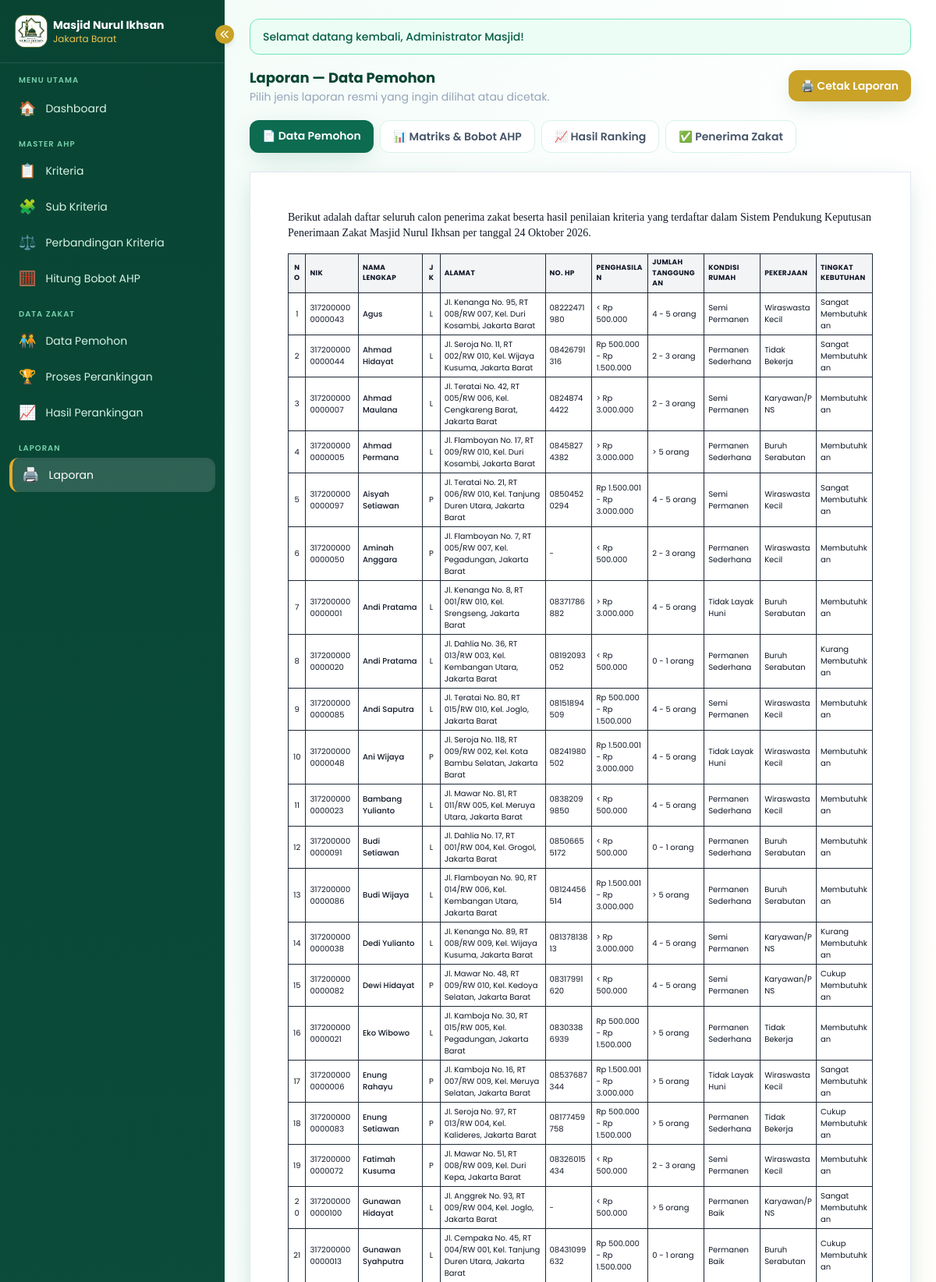
Screenshot of /laporan/index.php (signed in, upper part) with the database file from the repository.
### tables this page shows
CREATE TABLE kriteria (
    id INT AUTO_INCREMENT PRIMARY KEY,
    kode_kriteria VARCHAR(10) NOT NULL UNIQUE,
    nama_kriteria VARCHAR(100) NOT NULL,
    keterangan TEXT DEFAULT NULL,
    bobot_prioritas DECIMAL(10,5) NOT NULL DEFAULT 0,
    created_by INT DEFAULT NULL,
    created_at TIMESTAMP DEFAULT CURRENT_TIMESTAMP,
    updated_at TIMESTAMP DEFAULT CURRENT_TIMESTAMP ON UPDATE CURRENT_TIMESTAMP,
    CONSTRAINT fk_kriteria_user FOREIGN KEY (created_by) REFERENCES users(id) ON DELETE SET NULL
);

CREATE TABLE pemohon (
    id INT AUTO_INCREMENT PRIMARY KEY,
    nik VARCHAR(20) NOT NULL UNIQUE,
    nama VARCHAR(100) NOT NULL,
    jenis_kelamin ENUM('L','P') NOT NULL,
    tempat_lahir VARCHAR(50) DEFAULT NULL,
    tanggal_lahir DATE DEFAULT NULL,
    alamat TEXT NOT NULL,
    no_hp VARCHAR(20) DEFAULT NULL,
    status_pernikahan VARCHAR(30) DEFAULT NULL,
    input_oleh INT DEFAULT NULL,
    created_at TIMESTAMP DEFAULT CURRENT_TIMESTAMP,
    updated_at TIMESTAMP DEFAULT CURRENT_TIMESTAMP ON UPDATE CURRENT_TIMESTAMP,
    CONSTRAINT fk_pemohon_user FOREIGN KEY (input_oleh) REFERENCES users(id) ON DELETE SET NULL
);

### laporan/index.php (the view, shortened to what this page needs)
<?php
require_once __DIR__ . '/../config/database.php';
require_once __DIR__ . '/../includes/functions.php';
$jenis = $_GET['jenis'] ?? 'pemohon';
$daftarJenis = [
    'pemohon'  => ['label' => 'Data Pemohon',        'ikon' => '📄'],
    'matriks'  => ['label' => 'Matriks & Bobot AHP', 'ikon' => '📊'],
    'ranking'  => ['label' => 'Hasil Ranking',        'ikon' => '📈'],
    'penerima' => ['label' => 'Penerima Zakat',       'ikon' => '✅'],
];
require_once __DIR__ . '/../includes/header_laporan.php';
$daftarKriteria = $koneksi->query("SELECT * FROM kriteria ORDER BY id ASC")->fetchAll();
?>
<div class="flex flex-col md:flex-row md:items-center justify-between gap-3 mb-5 no-print">
  <div>
    <h2 class="text-lg font-bold text-masjid-800">Laporan &mdash; <?= bersihkan($daftarJenis[$jenis]['label']) ?></h2>
    <p class="text-sm text-slate-400">Pilih jenis laporan resmi yang ingin dilihat atau dicetak.</p>
  </div>
  <button onclick="window.print()" class="bg-gold-500 hover:bg-gold-600 text-white font-semibold text-sm px-4 py-2.5 rounded-xl shadow-soft">🖨️ Cetak Laporan</button>
</div>
<div class="flex flex-wrap gap-2 mb-6 no-print">
  <?php foreach ($daftarJenis as $key => $info): ?>
    <a href="?jenis=<?= $key ?>" class="px-4 py-2.5 rounded-xl text-sm font-semibold transition <?= $jenis === $key ? 'bg-masjid-600 text-white shadow-soft' : 'bg-white text-slate-600 border border-masjid-100 hover:bg-masjid-50' ?>">
      <?= $info['ikon'] ?> <?= $info['label'] ?>
    </a>
  <?php endforeach; ?>
</div>
<div class="bg-white shadow-soft border border-slate-200 p-8 md:p-12 print-area laporan-formal fade-in">
<?php if ($jenis === 'pemohon'):
    $daftarPemohon = $koneksi->query("SELECT * FROM pemohon ORDER BY nama ASC")->fetchAll();
    $semuaPenilaian = $koneksi->query("SELECT pp.pemohon_id, pp.kriteria_id, sk.nama_sub_kriteria
        FROM penilaian_pemohon pp JOIN sub_kriteria sk ON sk.id = pp.sub_kriteria_id")->fetchAll();
    $penilaianMap = [];
    foreach ($semuaPenilaian as $pn) {
        $penilaianMap[$pn['pemohon_id']][$pn['kriteria_id']] = $pn['nama_sub_kriteria'];
    }
    ?>
    <p class="text-sm mb-4 font-serif">
      Berikut adalah daftar seluruh calon penerima zakat beserta hasil penilaian kriteria yang
      terdaftar dalam Sistem Pendukung Keputusan Penerimaan Zakat Masjid Nurul Ikhsan per tanggal
      <?= formatTanggalIndo(date('Y-m-d')) ?>.
    </p>
    <table class="w-full text-[10px] tabel-formal tabel-padat" style="table-layout: fixed; word-wrap: break-word;">
      <colgroup>
        <col style="width:3%">
        <col style="width:9%">
        <col style="width:11%">
        <col style="width:3%">
        <col style="width:18%">
        <col style="width:8%">
        <?php
          $sisaPersen = 100 - (3+9+11+3+18+8);
          $jmlKriteriaKolom = max(count($daftarKriteria), 1);
          $lebarPerKriteria = round($sisaPersen / $jmlKriteriaKolom, 2);
        ?>
        <?php foreach ($daftarKriteria as $k): ?>
          <col style="width:<?= $lebarPerKriteria ?>%">
        <?php endforeach; ?>
      </colgroup>
      <thead>
        <tr>
          <th class="text-center">No</th>
          <th class="text-left">NIK</th>
          <th class="text-left">Nama Lengkap</th>
          <th class="text-center">JK</th>
          <th class="text-left">Alamat</th>
          <th class="text-left">No. HP</th>
          <?php foreach ($daftarKriteria as $k): ?>
            <th class="text-left"><?= bersihkan($k['nama_kriteria']) ?></th>
          <?php endforeach; ?>
        </tr>
      </thead>
      <tbody>
        <?php $no = 1; foreach ($daftarPemohon as $p): ?>
          <tr>
            <td class="text-center"><?= $no++ ?></td>
            <td><?= bersihkan($p['nik']) ?></td>
            <td class="font-medium"><?= bersihkan($p['nama']) ?></td>
            <td class="text-center"><?= $p['jenis_kelamin'] === 'L' ? 'L' : 'P' ?></td>
            <td><?= bersihkan($p['alamat']) ?></td>
            <td><?= bersihkan($p['no_hp']) ?: '-' ?></td>
            <?php foreach ($daftarKriteria as $k): ?>
              <td><?= bersihkan($penilaianMap[$p['id']][$k['id']] ?? '-') ?></td>
            <?php endforeach; ?>
          </tr>
        <?php endforeach; ?>
      </tbody>
    </table>
<?php endif; ?>
</div>
<?php require_once __DIR__ . '/../includes/footer.php'; ?>

### assets/css/style.css (style rules this page uses)
body { background-image: radial-gradient(circle at 10% 10%, rgba(13,107,79,0.05) 0, transparent 40%), radial-gradient(circle at 90% 20%, rgba(201,162,39,0.08) 0, transparent 40%); }
.laporan-formal table.tabel-formal { border-collapse: collapse; }
.laporan-formal table.tabel-formal th, .laporan-formal table.tabel-formal td { border: 1px solid #1f2937; padding: 6px 10px; }
.laporan-formal table.tabel-formal th { background: #f3f4f6 !important; color: #111827 !important; font-weight: 700; text-transform: uppercase; font-size: 11px; letter-spacing: 0.03em; }
.laporan-formal table.tabel-padat th, .laporan-formal table.tabel-padat td { padding: 4px 5px; overflow-wrap: break-word; word-break: break-word; }
.laporan-formal table.tabel-padat th { font-size: 9px; }
.laporan-formal { color: #111827; }
.fade-in { animation: fadeIn .35s ease; }

### rows the page displays
kriteria: nama_kriteria "PENGHASILAN"
kriteria: nama_kriteria "JUMLAH TANGGUNGAN"
kriteria: nama_kriteria "KONDISI RUMAH"
kriteria: nama_kriteria "PEKERJAAN"
kriteria: nama_kriteria "TINGKAT KEBUTUHAN"
pemohon: nik "3172000000000043", nama "Agus", jenis_kelamin "L", alamat "Jl. Kenanga No. 95, RT 008/RW 007, Kel. Duri Kosambi, Jakarta Barat", no_hp "08222471980", id "< Rp 500.000", id "4 - 5 orang", id "Semi Permanen", id "Wiraswasta Kecil", id "Sangat Membutuhkan"
pemohon: nik "3172000000000044", nama "Ahmad Hidayat", jenis_kelamin "L", alamat "Jl. Seroja No. 11, RT 002/RW 010, Kel. Wijaya Kusuma, Jakarta Barat", no_hp "08426791316", id "Rp 500.000 - Rp 1.500.000", id "2 - 3 orang", id "Permanen Sederhana", id "Tidak Bekerja", id "Sangat Membutuhkan"
pemohon: nik "3172000000000007", nama "Ahmad Maulana", jenis_kelamin "L", alamat "Jl. Teratai No. 42, RT 005/RW 006, Kel. Cengkareng Barat, Jakarta Barat", no_hp "08248744422", id "> Rp 3.000.000", id "2 - 3 orang", id "Semi Permanen", id "Karyawan/PNS", id "Membutuhkan"
pemohon: nik "3172000000000005", nama "Ahmad Permana", jenis_kelamin "L", alamat "Jl. Flamboyan No. 17, RT 009/RW 010, Kel. Duri Kosambi, Jakarta Barat", no_hp "08458274382", id "> Rp 3.000.000", id "> 5 orang", id "Permanen Sederhana", id "Buruh Serabutan", id "Membutuhkan"
pemohon: nik "3172000000000097", nama "Aisyah Setiawan", jenis_kelamin "P", alamat "Jl. Teratai No. 21, RT 006/RW 010, Kel. Tanjung Duren Utara, Jakarta Barat", no_hp "08504520294", id "Rp 1.500.001 - Rp 3.000.000", id "4 - 5 orang", id "Semi Permanen", id "Wiraswasta Kecil", id "Sangat Membutuhkan"
pemohon: nik "3172000000000050", nama "Aminah Anggara", jenis_kelamin "P", alamat "Jl. Flamboyan No. 7, RT 005/RW 007, Kel. Pegadungan, Jakarta Barat", no_hp "-", id "< Rp 500.000", id "2 - 3 orang", id "Permanen Sederhana", id "Wiraswasta Kecil", id "Membutuhkan"
pemohon: nik "3172000000000001", nama "Andi Pratama", jenis_kelamin "L", alamat "Jl. Kenanga No. 8, RT 001/RW 010, Kel. Srengseng, Jakarta Barat", no_hp "08371786882", id "> Rp 3.000.000", id "4 - 5 orang", id "Tidak Layak Huni", id "Buruh Serabutan", id "Membutuhkan"
pemohon: nik "3172000000000020", nama "Andi Pratama", jenis_kelamin "L", alamat "Jl. Dahlia No. 36, RT 013/RW 003, Kel. Kembangan Utara, Jakarta Barat", no_hp "08192093052", id "< Rp 500.000", id "0 - 1 orang", id "Permanen Sederhana", id "Buruh Serabutan", id "Kurang Membutuhkan"
pemohon: nik "3172000000000085", nama "Andi Saputra", jenis_kelamin "L", alamat "Jl. Teratai No. 80, RT 015/RW 010, Kel. Joglo, Jakarta Barat", no_hp "08151894509", id "Rp 500.000 - Rp 1.500.000", id "4 - 5 orang", id "Semi Permanen", id "Wiraswasta Kecil", id "Membutuhkan"
pemohon: nik "3172000000000048", nama "Ani Wijaya", jenis_kelamin "P", alamat "Jl. Seroja No. 118, RT 009/RW 002, Kel. Kota Bambu Selatan, Jakarta Barat", no_hp "08241980502", id "Rp 1.500.001 - Rp 3.000.000", id "4 - 5 orang", id "Tidak Layak Huni", id "Wiraswasta Kecil", id "Membutuhkan"
pemohon: nik "3172000000000023", nama "Bambang Yulianto", jenis_kelamin "L", alamat "Jl. Mawar No. 81, RT 011/RW 005, Kel. Meruya Utara, Jakarta Barat", no_hp "08382099850", id "< Rp 500.000", id "4 - 5 orang", id "Permanen Sederhana", id "Wiraswasta Kecil", id "Membutuhkan"
pemohon: nik "3172000000000091", nama "Budi Setiawan", jenis_kelamin "L", alamat "Jl. Dahlia No. 17, RT 001/RW 004, Kel. Grogol, Jakarta Barat", no_hp "08506655172", id "< Rp 500.000", id "0 - 1 orang", id "Permanen Sederhana", id "Buruh Serabutan", id "Membutuhkan"
pemohon: nik "3172000000000086", nama "Budi Wijaya", jenis_kelamin "L", alamat "Jl. Flamboyan No. 90, RT 014/RW 006, Kel. Kembangan Utara, Jakarta Barat", no_hp "08124456514", id "Rp 1.500.001 - Rp 3.000.000", id "> 5 orang", id "Permanen Sederhana", id "Buruh Serabutan", id "Membutuhkan"
pemohon: nik "3172000000000038", nama "Dedi Yulianto", jenis_kelamin "L", alamat "Jl. Kenanga No. 89, RT 008/RW 009, Kel. Wijaya Kusuma, Jakarta Barat", no_hp "08137813813", id "> Rp 3.000.000", id "4 - 5 orang", id "Semi Permanen", id "Karyawan/PNS", id "Kurang Membutuhkan"
pemohon: nik "3172000000000082", nama "Dewi Hidayat", jenis_kelamin "P", alamat "Jl. Mawar No. 48, RT 009/RW 010, Kel. Kedoya Selatan, Jakarta Barat", no_hp "08317991620", id "< Rp 500.000", id "4 - 5 orang", id "Semi Permanen", id "Karyawan/PNS", id "Cukup Membutuhkan"
pemohon: nik "3172000000000021", nama "Eko Wibowo", jenis_kelamin "L", alamat "Jl. Kamboja No. 30, RT 015/RW 005, Kel. Pegadungan, Jakarta Barat", no_hp "08303386939", id "Rp 500.000 - Rp 1.500.000", id "> 5 orang", id "Permanen Sederhana", id "Tidak Bekerja", id "Membutuhkan"
pemohon: nik "3172000000000006", nama "Enung Rahayu", jenis_kelamin "P", alamat "Jl. Kamboja No. 16, RT 007/RW 009, Kel. Meruya Selatan, Jakarta Barat", no_hp "08537687344", id "Rp 1.500.001 - Rp 3.000.000", id "> 5 orang", id "Tidak Layak Huni", id "Wiraswasta Kecil", id "Sangat Membutuhkan"
pemohon: nik "3172000000000083", nama "Enung Setiawan", jenis_kelamin "P", alamat "Jl. Seroja No. 97, RT 013/RW 004, Kel. Kalideres, Jakarta Barat", no_hp "08177459758", id "Rp 500.000 - Rp 1.500.000", id "> 5 orang", id "Permanen Sederhana", id "Tidak Bekerja", id "Cukup Membutuhkan"
pemohon: nik "3172000000000072", nama "Fatimah Kusuma", jenis_kelamin "P", alamat "Jl. Mawar No. 51, RT 008/RW 009, Kel. Duri Kepa, Jakarta Barat", no_hp "08326015434", id "< Rp 500.000", id "2 - 3 orang", id "Semi Permanen", id "Wiraswasta Kecil", id "Membutuhkan"
pemohon: nik "3172000000000100", nama "Gunawan Hidayat", jenis_kelamin "L", alamat "Jl. Anggrek No. 93, RT 009/RW 004, Kel. Joglo, Jakarta Barat", no_hp "-", id "< Rp 500.000", id "> 5 orang", id "Permanen Baik", id "Karyawan/PNS", id "Sangat Membutuhkan"
pemohon: nik "3172000000000013", nama "Gunawan Syahputra", jenis_kelamin "L", alamat "Jl. Cempaka No. 45, RT 004/RW 001, Kel. Tanjung Duren Utara, Jakarta Barat", no_hp "08431099632", id "Rp 500.000 - Rp 1.500.000", id "0 - 1 orang", id "Permanen Baik", id "Buruh Serabutan", id "Cukup Membutuhkan"

### other values shown
$pesan "Selamat datang kembali, Administrator Masjid!"
bersihkan($daftarJenis[$jenis]['label']) "Data Pemohon"
$info['ikon'] "📄"
$info['label'] "Data Pemohon"
$info['ikon'] "📊"
$info['label'] "Matriks & Bobot AHP"
$info['ikon'] "📈"
$info['label'] "Hasil Ranking"
$info['ikon'] "✅"
$info['label'] "Penerima Zakat"
